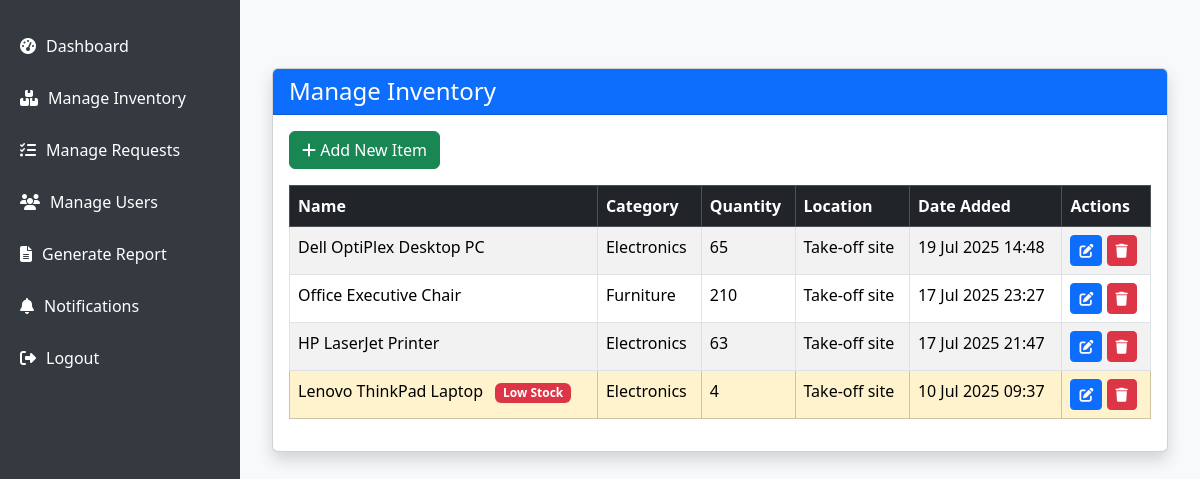
The app's page /manage_inventory/ (signed in) with its own data.
### inventory/models.py (models this page shows, shortened)
class InventoryItem(models.Model):
    name = models.CharField(max_length=100)
    quantity = models.PositiveIntegerField()
    category = models.CharField(max_length=100, blank=True, null=True)
    location = models.CharField(max_length=100, blank=True, null=True)
    created_at = models.DateTimeField(default=timezone.now)

### inventory/views.py (the view)
# urls.py: path('manage_inventory/', views.manage_inventory, name='manage_inventory'),
@login_required
def manage_inventory(request):
    items = InventoryItem.objects.all().order_by('-created_at')
    return render(request, 'manage_inventory.html', {'items': items})

### inventory/templates/manage_inventory.html (shortened to what this page needs)
{% extends 'base.html' %}
{% block content %}
<div class="container mt-5">
  <div class="card shadow">
    <div class="card-header bg-primary text-white">
      <h4 class="mb-0">Manage Inventory</h4>
    </div>
    <div class="card-body">
      <a href="{% url 'add_item' %}" class="btn btn-success mb-3">
        <i class="fas fa-plus"></i> Add New Item
      </a>
      <table class="table table-bordered table-striped">
        <thead class="table-dark">
          <tr>
            <th>Name</th>
            <th>Category</th>
            <th>Quantity</th>
            <th>Location</th>
            <th>Date Added</th>
            <th>Actions</th>
          </tr>
        </thead>
        <tbody>
          {% for item in items %}
          <tr {% if item.quantity < 5 %}class="table-warning"{% endif %}>
            <td>
              {{ item.name }}
              {% if item.quantity < 5 %}
                <span class="badge bg-danger ms-2">Low Stock</span>
              {% endif %}
            </td>
            <td>{{ item.category }}</td>
            <td>{{ item.quantity }}</td>
            <td>{{ item.location }}</td>
            <td>{{ item.created_at|date:"d M Y H:i" }}</td>
            <td>
              <a href="{% url 'edit_item' item.id %}" class="btn btn-primary btn-sm">
                <i class="fas fa-edit"></i>
              </a>
              <button type="button" class="btn btn-danger btn-sm" data-bs-toggle="modal" data-bs-target="#deleteModal{{ item.id }}">
                <i class="fas fa-trash"></i>
              </button>
            </td>
          </tr>
          {% empty %}
          <tr><td colspan="6" class="text-center">No inventory items found.</td></tr>
          {% endfor %}
        </tbody>
      </table>
    </div>
  </div>
</div>
{% endblock %}

### inventory/templates/base.html (style rules this page uses)
body { margin: 0; padding: 0; display: flex; height: 100vh; overflow: hidden; font-family: 'Segoe UI', sans-serif; background-color: #f8f9fa; }

### records on screen
InventoryItem: name "Dell OptiPlex Desktop PC", category "Electronics", quantity "65", location "Take-off site", created_at "19 Jul 2025 14:48"
InventoryItem: name "Office Executive Chair", category "Furniture", quantity "210", location "Take-off site", created_at "17 Jul 2025 23:27"
InventoryItem: name "HP LaserJet Printer", category "Electronics", quantity "63", location "Take-off site", created_at "17 Jul 2025 21:47"
InventoryItem: name "Lenovo ThinkPad Laptop", shows "Low Stock", category "Electronics", quantity "4", location "Take-off site", created_at "10 Jul 2025 09:37"
